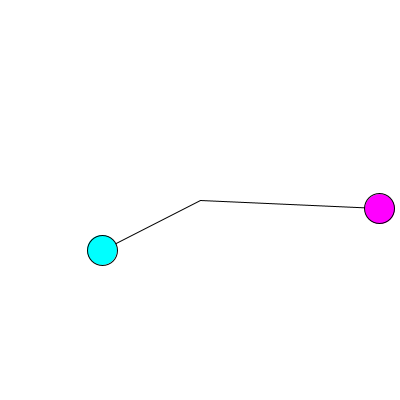
Frame 1 (no input)
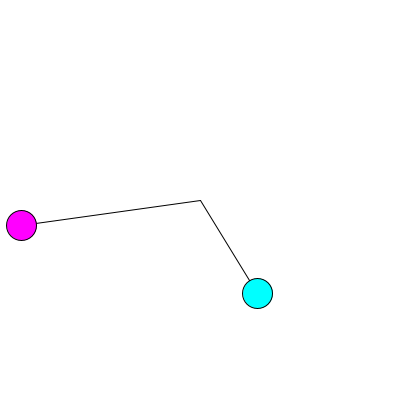
Frame 60 (the mouse pressed at the canvas centre just before this capture)
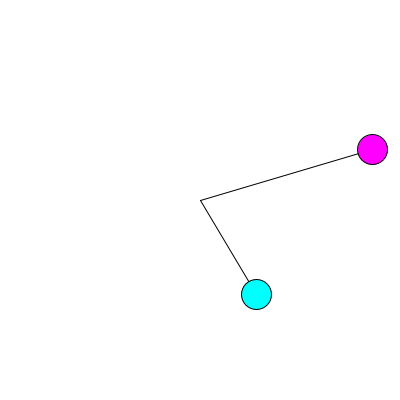
Frame 120 (the mouse held since frame 60 and released just before this capture)

The Processing sketch that drew these frames (run headless with seeded random() and noise(); from frame 60 on, the mouse is pressed at the canvas centre):

// Processing sketch: pendulum
// ── pendulum.pde
float swingPhase = 0.0;
float orbitAng = 0.0;

void setup()
{
  size(400,400);
}

void draw()
{
  swingPhase += 0.035;
  orbitAng += 0.05;
  
  float centerX = width/2;
  float centerY = height/2;
  
  float swingLength = 110;
  float orbitLength = 180;
  
  background(255,255,255);
  
  float swingAng = cos(swingPhase)*PI*0.35+PI*0.5;
  line(centerX,centerY,centerX + cos(swingAng)*swingLength, centerY + sin(swingAng)*swingLength);
  fill(0,255,255);
  ellipse( centerX + cos(swingAng)*swingLength, centerY + sin(swingAng)*swingLength, 30,30 );
  
  fill(255,0,255);
  line(centerX,centerY,centerX + cos(orbitAng)*orbitLength, centerY + sin(orbitAng)*orbitLength);
  ellipse( centerX + cos(orbitAng)*orbitLength, centerY + sin(orbitAng)*orbitLength, 30,30 );
}
